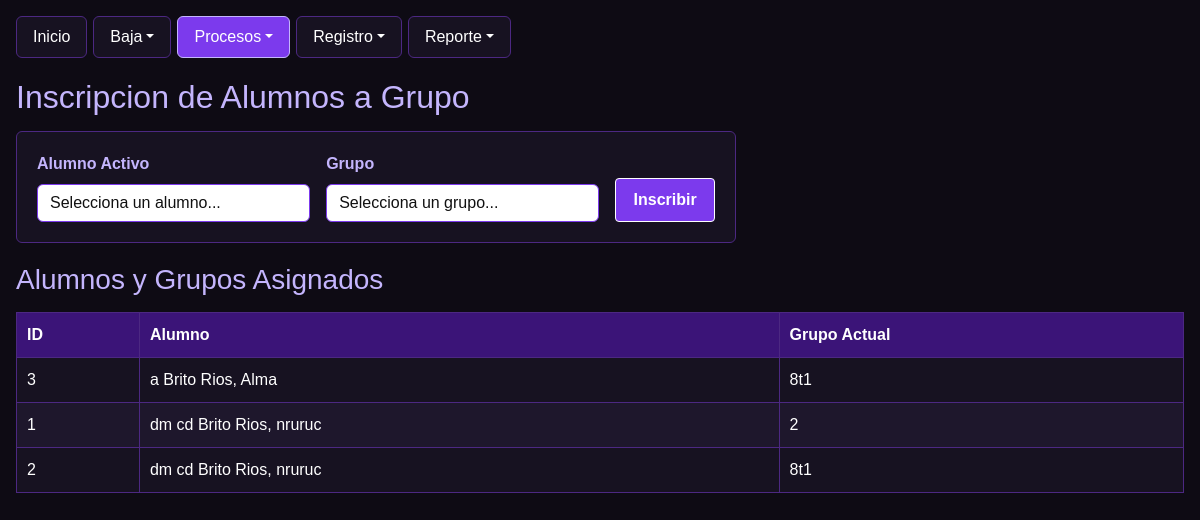
The app's page /Escuela/procesos/pro_insgrup.php, older data.
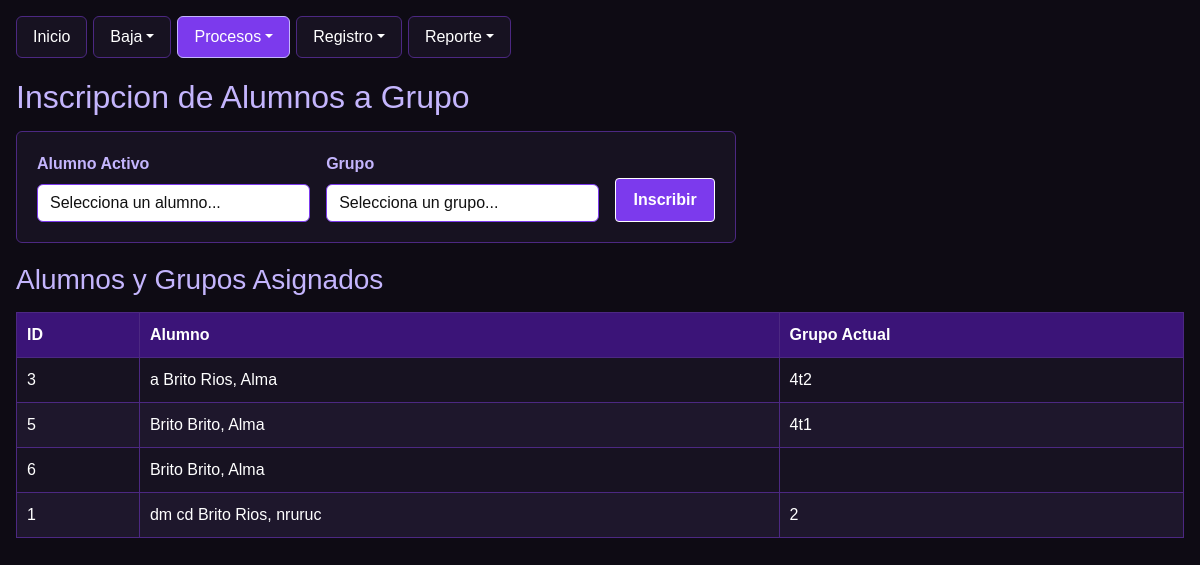
The same page, newer data.
### tables this page shows
CREATE TABLE `alumnos` (
  `id_alumno` int(11) NOT NULL,
  `nombre` varchar(50) NOT NULL,
  `apaterno` varchar(50) NOT NULL,
  `amaterno` varchar(50) DEFAULT NULL,
  `dom` varchar(100) DEFAULT NULL,
  `mail` varchar(100) DEFAULT NULL,
  `tel` varchar(20) DEFAULT NULL,
  `id_grupo` varchar(50) DEFAULT NULL,
  `estatus` int(11) DEFAULT 1
);

### Escuela/procesos/pro_insgrup.php (the view, shortened to what this page needs)
<?php
require_once __DIR__ . '/../conexion.php';
$conexion->exec("CREATE TABLE IF NOT EXISTS grupos (
    id INT AUTO_INCREMENT PRIMARY KEY,
    grupo VARCHAR(50) NOT NULL
)");
$conexion->exec("CREATE TABLE IF NOT EXISTS alumnos (
    id_alumno INT AUTO_INCREMENT PRIMARY KEY,
    nombre VARCHAR(50) NOT NULL,
    apaterno VARCHAR(50) NOT NULL,
    amaterno VARCHAR(50),
    dom VARCHAR(100),
    mail VARCHAR(100),
    tel VARCHAR(20),
    id_grupo VARCHAR(50),
    estatus INT DEFAULT 1
)");
$alumnos = $conexion->query("SELECT * FROM alumnos WHERE estatus = 1 ORDER BY apaterno, amaterno, nombre")->fetchAll(PDO::FETCH_ASSOC);
?>
<!DOCTYPE html>
<html lang="es">
<head>
    <link href="https://cdn.jsdelivr.net/npm/bootstrap@5.3.8/dist/css/bootstrap.min.css" rel="stylesheet" />
</head>
<body class="p-3 m-0 border-0">
    <ul class="nav nav-pills">
        <li class="nav-item"><a class="nav-link" href="/proyecto-AABR/Escuela/index.php">Inicio</a></li>
        <li class="nav-item dropdown">
            <a class="nav-link dropdown-toggle" data-bs-toggle="dropdown" href="#" role="button">Baja</a>
        </li>
        <li class="nav-item dropdown">
            <a class="nav-link dropdown-toggle active" data-bs-toggle="dropdown" href="#" role="button">Procesos</a>
        </li>
        <li class="nav-item dropdown">
            <a class="nav-link dropdown-toggle" data-bs-toggle="dropdown" href="#" role="button">Registro</a>
        </li>
        <li class="nav-item dropdown">
            <a class="nav-link dropdown-toggle" data-bs-toggle="dropdown" href="#" role="button">Reporte</a>
        </li>
    </ul>
    <h2>Inscripcion de Alumnos a Grupo</h2>
    <div class="card-form">
        <form method="post" action="/proyecto-AABR/Escuela/procesos/pro_insgrup.php" class="row g-3">
            <div class="col-md-5">
                <label class="form-label" for="id_alumno">Alumno Activo</label>
                <select name="id_alumno" id="id_alumno" class="form-select" required>
                    <option value="">Selecciona un alumno...</option>
                </select>
            </div>
            <div class="col-md-5">
                <label class="form-label" for="grupo">Grupo</label>
                <select name="grupo" id="grupo" class="form-select" required>
                    <option value="">Selecciona un grupo...</option>
                </select>
            </div>
            <div class="col-md-2 d-flex align-items-end">
                <button type="submit" name="inscribir" value="1" class="btn-morado w-100">Inscribir</button>
            </div>
        </form>
    </div>
    <h3>Alumnos y Grupos Asignados</h3>
    <table>
        <thead>
            <tr>
                <th>ID</th>
                <th>Alumno</th>
                <th>Grupo Actual</th>
            </tr>
        </thead>
        <tbody>
            <?php foreach ($alumnos as $a): ?>
                <tr>
                    <td><?= (int)$a["id_alumno"] ?></td>
                    <td><?= htmlspecialchars(trim($a["apaterno"] . " " . $a["amaterno"] . ", " . $a["nombre"]), ENT_QUOTES, "UTF-8") ?></td>
                    <td><?= htmlspecialchars((string)($a["id_grupo"] ?? "-"), ENT_QUOTES, "UTF-8") ?></td>
                </tr>
            <?php endforeach; ?>
        </tbody>
    </table>
</body>
</html>

Row changes from the older to the newer data that the page shows:
no longer on this page (row edited): alumnos: id_alumno "2", apaterno+amaterno+nombre "dm cd Brito Rios, nruruc", id_grupo "8t1"
changed alumnos "a Brito Rios, Alma": id_grupo "8t1" → "4t2"
added alumnos: id_alumno "5", apaterno+amaterno+nombre "Brito Brito, Alma", id_grupo "4t1"
added alumnos: id_alumno "6", apaterno+amaterno+nombre "Brito Brito, Alma"
